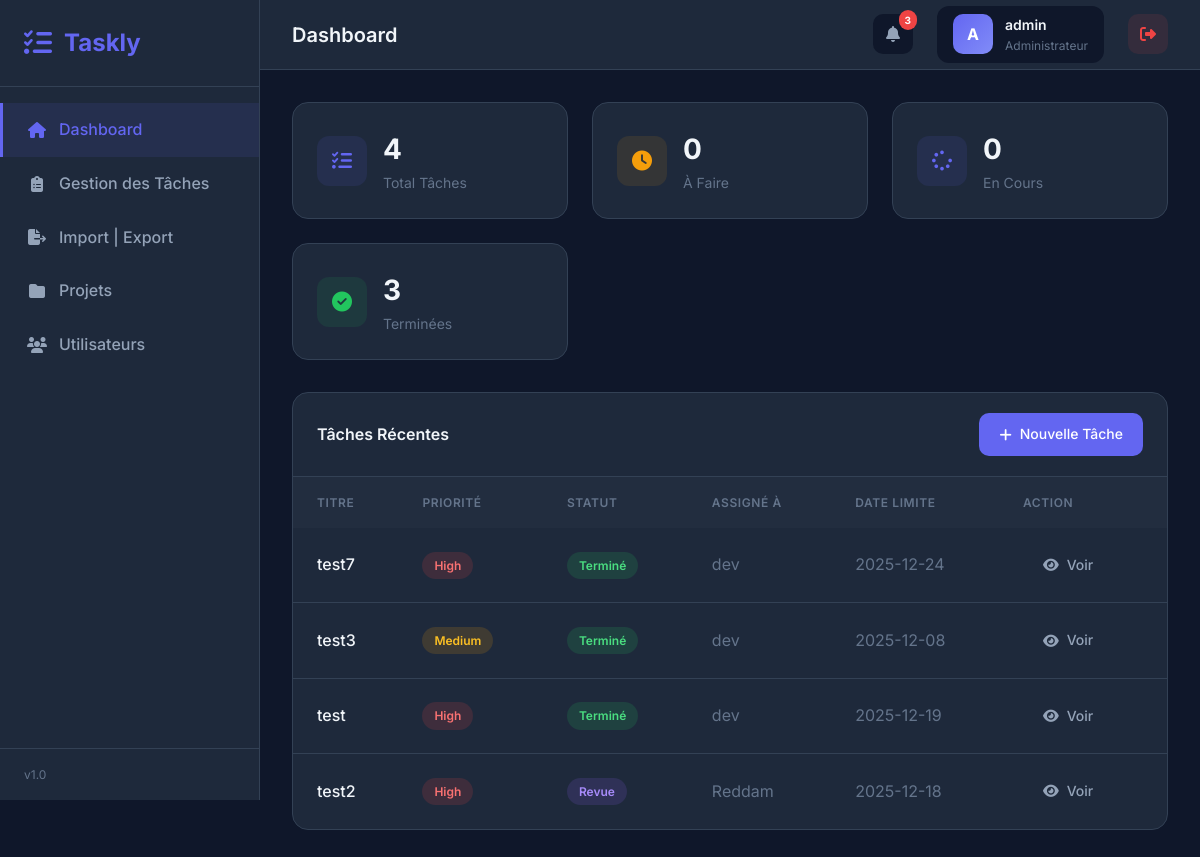
/pages/dashboard.php (signed in), run on the app's committed database.
### tables this page shows
CREATE TABLE `tasks` (
  `id` int(11) NOT NULL,
  `title` varchar(150) NOT NULL,
  `description` text DEFAULT NULL,
  `status` enum('todo','in_progress','review','done') DEFAULT 'todo',
  `priority` enum('low','medium','high') DEFAULT 'medium',
  `assigned_to` int(11) DEFAULT NULL,
  `created_by` int(11) DEFAULT NULL,
  `due_date` date DEFAULT NULL,
  `created_at` timestamp NOT NULL DEFAULT current_timestamp(),
  `project_id` int(11) DEFAULT NULL,
  `completed_at` datetime DEFAULT NULL,
  `duration` int(11) DEFAULT NULL
);

CREATE TABLE `users` (
  `id` int(11) NOT NULL,
  `username` varchar(50) NOT NULL,
  `email` varchar(100) NOT NULL,
  `password` varchar(255) NOT NULL,
  `role` enum('admin','dev') NOT NULL DEFAULT 'dev',
  `created_at` timestamp NOT NULL DEFAULT current_timestamp()
);

### pages/dashboard.php (the view, shortened to what this page needs)
<?php
require '../config/db.php';
$role = $_SESSION['user_role'];
$totalTasks = $pdo->query("SELECT COUNT(*) FROM tasks")->fetchColumn();
$todoTasks = $pdo->query("SELECT COUNT(*) FROM tasks WHERE status = 'todo'")->fetchColumn();
$inProgressTasks = $pdo->query("SELECT COUNT(*) FROM tasks WHERE status = 'in_progress'")->fetchColumn();
$doneTasks = $pdo->query("SELECT COUNT(*) FROM tasks WHERE status = 'done'")->fetchColumn();
if ($role === 'admin') {
    $sql = "SELECT t.*, u.username as assigned_user
            FROM tasks t
            LEFT JOIN users u ON t.assigned_to = u.id
            ORDER BY t.created_at DESC LIMIT 10";
    $stmt = $pdo->query($sql);
}
$tasks = $stmt->fetchAll();
include '../includes/header.php';
?>
<div class="stats-grid">
    <div class="stat-card">
        <div class="stat-icon primary">
            <i class="fas fa-tasks"></i>
        </div>
        <div class="stat-info">
            <h3><?php echo $totalTasks; ?></h3>
            <p>Total Tâches</p>
        </div>
    </div>
    <div class="stat-card">
        <div class="stat-icon warning">
            <i class="fas fa-clock"></i>
        </div>
        <div class="stat-info">
            <h3><?php echo $todoTasks; ?></h3>
            <p>À Faire</p>
        </div>
    </div>
    <div class="stat-card">
        <div class="stat-icon primary">
            <i class="fas fa-spinner"></i>
        </div>
        <div class="stat-info">
            <h3><?php echo $inProgressTasks; ?></h3>
            <p>En Cours</p>
        </div>
    </div>
    <div class="stat-card">
        <div class="stat-icon success">
            <i class="fas fa-check-circle"></i>
        </div>
        <div class="stat-info">
            <h3><?php echo $doneTasks; ?></h3>
            <p>Terminées</p>
        </div>
    </div>
</div>
<div class="table-container">
    <div class="table-header">
        <h3 class="table-title">Tâches Récentes</h3>
        <?php if ($role === 'admin'): ?>
            <a href="create_task.php" class="btn btn-primary">
                <i class="fas fa-plus"></i> Nouvelle Tâche
            </a>
        <?php endif; ?>
    </div>
    <?php if (count($tasks) > 0): ?>
        <table>
            <thead>
                <tr>
                    <th>Titre</th>
                    <th>Priorité</th>
                    <th>Statut</th>
                    <th>Assigné à</th>
                    <th>Date limite</th>
                    <th>Action</th>
                </tr>
            </thead>
            <tbody>
                <?php foreach ($tasks as $task): ?>
                    <tr>
                        <td style="font-weight: 500;"><?php echo htmlspecialchars($task['title']); ?></td>
                        <td>
                            <span class="badge badge-<?php echo $task['priority']; ?>">
                                <?php echo ucfirst($task['priority']); ?>
                            </span>
                        </td>
                        <td>
                            <span class="badge badge-status-<?php echo $task['status']; ?>">
                                <?php
                                $statuses = ['todo' => 'À faire', 'in_progress' => 'En cours', 'review' => 'Revue', 'done' => 'Terminé'];
                                echo $statuses[$task['status']] ?? $task['status'];
                                ?>
                            </span>
                        </td>
                        <td style="color: var(--text-muted);">
                            <?php echo htmlspecialchars($task['assigned_user'] ?? 'Non assigné'); ?></td>
                        <td style="color: var(--text-muted);"><?php echo $task['due_date'] ?? '-'; ?></td>
                        <td>
                            <a href="edit_task.php?id=<?php echo $task['id']; ?>" class="btn btn-ghost">
                                <i class="fas fa-eye"></i> Voir
                            </a>
                        </td>
                    </tr>
                <?php endforeach; ?>
            </tbody>
        </table>
    <?php endif; ?>
</div>
<?php include '../includes/footer.php'; ?>

### includes/header.php (shortened to what this page needs)
<?php
$current_page = basename($_SERVER['PHP_SELF']);
?>
<!DOCTYPE html>
<html lang="fr">
<head>
    <link rel="stylesheet" href="/Taskly/assets/style.css">
    <link rel="stylesheet" href="https://cdnjs.cloudflare.com/ajax/libs/font-awesome/6.4.0/css/all.min.css">
</head>
<body class="app-layout">
    <aside class="sidebar">
        <div class="sidebar-brand">
            <i class="fas fa-tasks"></i>
            <span>Taskly</span>
        </div>
        <nav class="sidebar-nav">
            <?php if (isset($_SESSION['user_id'])): ?>
                <a href="/Taskly/pages/dashboard.php"
                    class="nav-item <?php echo $current_page == 'dashboard.php' ? 'active' : ''; ?>">
                    <i class="fas fa-home"></i>
                    <span>Dashboard</span>
                </a>
                <a href="/Taskly/pages/tasks.php"
                    class="nav-item <?php echo $current_page == 'tasks.php' ? 'active' : ''; ?>">
                    <i class="fas fa-clipboard-list"></i>
                    <span>Gestion des Tâches</span>
                </a>
                <a href="/Taskly/pages/import_export.php"
                    class="nav-item <?php echo $current_page == 'import_export.php' ? 'active' : ''; ?>">
                    <i class="fas fa-file-export"></i>
                    <span>Import | Export</span>
                </a>
                <?php if ($_SESSION['user_role'] === 'admin'): ?>
                    <a href="/Taskly/pages/projects.php"
                        class="nav-item <?php echo $current_page == 'projects.php' ? 'active' : ''; ?>">
                        <i class="fas fa-folder"></i>
                        <span>Projets</span>
                    </a>
                    <a href="/Taskly/pages/users.php"
                        class="nav-item <?php echo $current_page == 'users.php' ? 'active' : ''; ?>">
                        <i class="fas fa-users"></i>
                        <span>Utilisateurs</span>
                    </a>
                <?php endif; ?>
            <?php endif; ?>
        </nav>
        <div class="sidebar-footer">
            <span class="version">v1.0</span>
        </div>
    </aside>
    <div class="main-wrapper">
        <header class="top-header">
            <div class="header-left">
                <h1 class="page-title">
                    <?php
                    switch ($current_page) {
                        case 'dashboard.php':
                            echo 'Dashboard';
                            break;
                    }
                    ?>
                </h1>
            </div>
            <div class="header-right">
                <?php if (isset($_SESSION['user_id'])): ?>
                    <div class="header-icon notification-icon">
                        <i class="fas fa-bell"></i>
                        <span class="notification-badge">3</span>
                    </div>
                    <div class="user-info">
                        <div class="user-avatar">
                            <?php echo strtoupper(substr($_SESSION['username'], 0, 1)); ?>
                        </div>
                        <div class="user-details">
                            <span class="user-name"><?php echo htmlspecialchars($_SESSION['username']); ?></span>
                            <span
                                class="user-role"><?php echo $_SESSION['user_role'] === 'admin' ? 'Administrateur' : 'Développeur'; ?></span>
                        </div>
                    </div>
                    <a href="/Taskly/auth/logout.php" class="btn-logout" title="Déconnexion">
                        <i class="fas fa-sign-out-alt"></i>
                    </a>
                <?php endif; ?>
            </div>
        </header>
        <main class="main-content">

### includes/footer.php
</main>
</div>
</body>
</html>

### data on the page
tasks: title "test7", priority "High", status "Terminé", assigned_to.username "dev", due_date "2025-12-24"
tasks: title "test3", priority "Medium", status "Terminé", assigned_to.username "dev", due_date "2025-12-08"
tasks: title "test", priority "High", status "Terminé", assigned_to.username "dev", due_date "2025-12-19"
tasks: title "test2", priority "High", status "Revue", assigned_to.username "Reddam", due_date "2025-12-18"

### other printed values
substr($_SESSION['username'], 0, 1) "A"
$_SESSION['username'] "admin"
$totalTasks "4"
$todoTasks "0"
$inProgressTasks "0"
$doneTasks "3"
